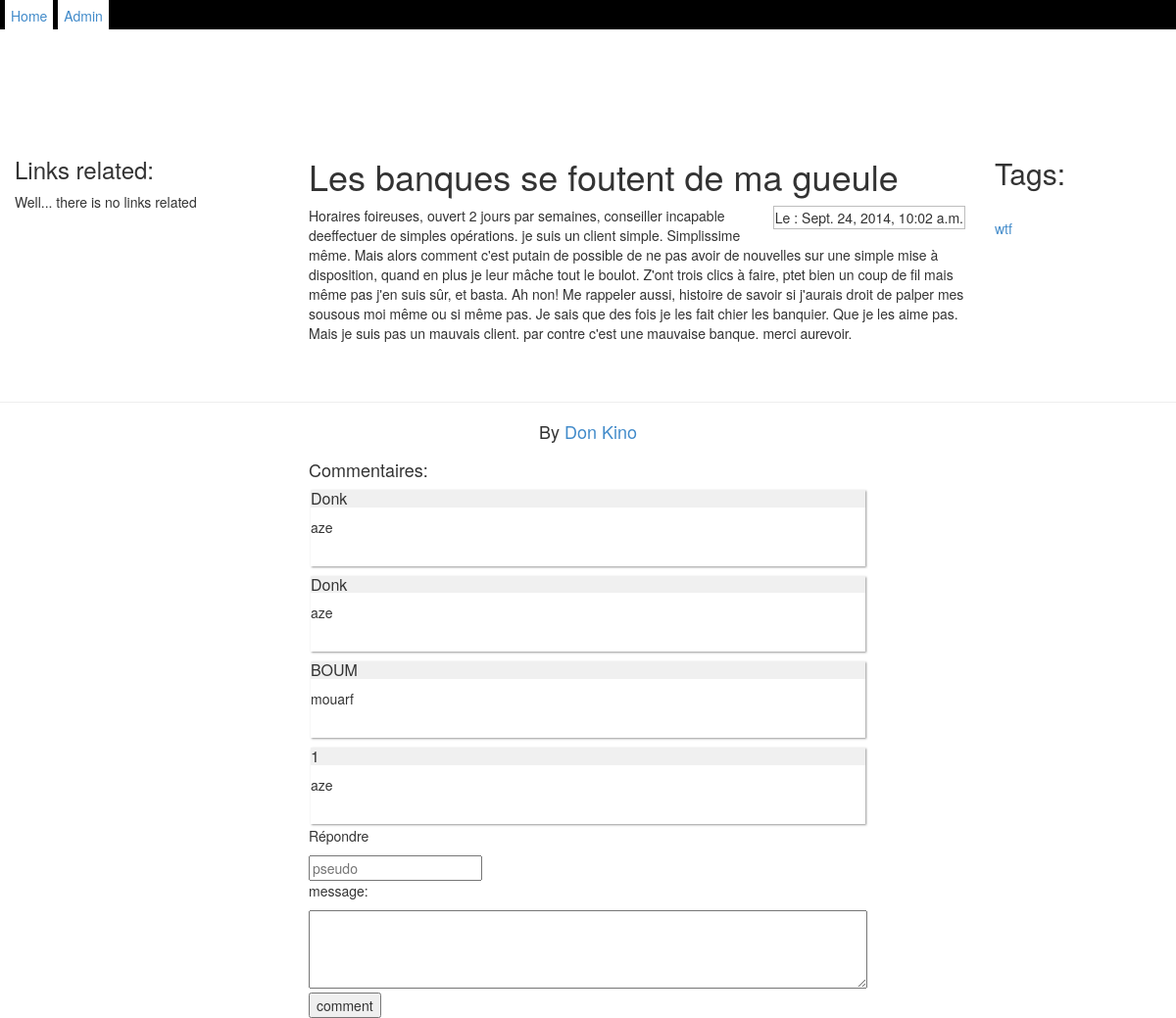
The page /blog/10/ on the database its author committed.
### blog/models.py (models this page shows, shortened)
class Article(models.Model):
    draft = models.BooleanField(default="true")
    text = models.TextField()
    short = models.CharField(max_length = 200)
    pub_date = models.DateTimeField('date de publication')
    author = models.ForeignKey(Author_blog)
    main_name = models.CharField(max_length=150)
    tags = models.ManyToManyField(Tag)

class Tag(models.Model):
    name= models.CharField(max_length = 50)

class Author_blog(models.Model):
    main_name = models.CharField(max_length=200)
    mail = models.EmailField()
    count_article = models.IntegerField(default = 0)
    img = models.ImageField(upload_to = '/img/authors')
    text = models.TextField()

class Comment(models.Model):
    author = models.CharField(max_length = 80)
    text = models.CharField(max_length = 250)
    date = models.DateTimeField('date du commentaire')
    article = models.ForeignKey(Article)

### blog/views.py (the view)
# urls.py: url(r'^(?P<article_id>\d+)/$', views.detail, name='detail'),
def detail(request, article_id):
	article = Article.objects.get(id = article_id)
	message = ""
	comments = Comment.objects.filter(article = article_id)
	links = Link.objects.filter(article = article_id)
	if hasattr(request, 'message'):
		message = request.message
	context = {'article' : article, 'comments': comments, 'links': links, 'message' : message}
	return render(request, 'blog/detail.html', context)

### blog/templates/blog/detail.html (shortened to what this page needs)
{% extends "base.html" %}
{% block content %}
{% load staticfiles %}
<div id="links" class="col-md-3">
	<h3>Link{{ links|pluralize }} related:</h3>
	{% if links %}
		{% for link in links %}
			<a href="{{link.url}}">{{link.title}}</a>
		{% endfor %}
	{% else %}
		<p>Well... there is no links related</p>
	{% endif %}
</div>
<div id="full-article" class="col-md-7">
	<h1>{{article.main_name}}</h1>
	<span class='date'> Le : {{article.pub_date}}</span>
	<div clas="txt-article">
		{{article.text}}
	</div>
</div>
<div id="tags" class="col-md-2">
{% if article.tags.count > 0 %}
	<h2>Tags: </h2>
	{% for tag in article.tags.all %}
		<br>
			<a href="{% url 'blog:tag' tag.id %}">{{tag.name}}</a>
	{% endfor %}
{% endif %}
</div>
<hr style="clear: both">
<h4 style="text-align:center;">By <a href="{% url 'blog:author' article.author.id %}">{{ article.author.main_name }}</a></h4>
{% include "blog/comments.html" with id_comment=article.id %}
{% endblock content %}

### blog/templates/blog/comments.html (shortened to what this page needs)
<div class="col-md-3"></div>
<div class="col-md-6 comment-block">
	<h4>Commentaires:</h4>
	{% if comments %}
		{% for comm in comments %}
			<div class="comment">
				<h5>{{comm.author}}</h5>
				<p>{{comm.text}}</p>
				<br>
			</div>
		{% endfor %}
	{% else %}
		<p>Pas de commentaires pour le moment.</p>
	{% endif %}
	<div id="com-answer">
	<p>Répondre</p>
	<form action="{% url 'blog:comment' id_comment %}" method="post">
		<input type="text" name="author" placeholder="pseudo">
		<p>message:</p>
		<textarea name="text"></textarea>
	<input type="submit" value="comment" />
	</form>
	</div>
</div>

### blog/static/style.css (style rules this page uses)
ul, li, span { margin: 0; padding: 0; }
body { margin-top: 35px; }
.date { border: 1px solid rgba(128, 128, 128, 0.52); padding: 1px; float: right; }
#full-article { margin-bottom: 60px; }
.comment { margin:2px; box-shadow: 1px 1px 2px 0px rgba(128, 128, 128, 0.82); }
.comment h5 { font-size: 16px; background: rgba(128, 128, 128, 0.12); }
#com-answer textarea { width: 100%; min-height: 80px; }

### rows shown on the page
Article: main_name "Les banques se foutent de ma gueule", pub_date "Sept. 24, 2014, 10:02 a.m.", text "Horaires foireuses, ouvert 2 jours par semaines, conseiller incapable deeffectuer de simples opérations. je suis un client simple. Simplissime même. Mais alors comment c'est putain de possible de ne pas avoir de nouvelles sur une simple mise à disposition, quand en plus je leur mâche tout le boulot. Z'ont trois clics à faire, ptet bien un coup de fil mais même pas j'en suis sûr, et basta. Ah non! Me rappeler aussi, histoire de savoir si j'aurais droit de palper mes sousous moi même ou si même pas. Je sais que des fois je les fait chier les banquier. Que je les aime pas. Mais je suis pas un mauvais client. par contre c'est une mauvaise banque. merci aurevoir.", author.main_name "Don Kino"
Tag: name "wtf"
Comment: author "Donk", text "aze"
Comment: author "Donk", text "aze"
Comment: author "BOUM", text "mouarf"
Comment: author "1", text "aze"
